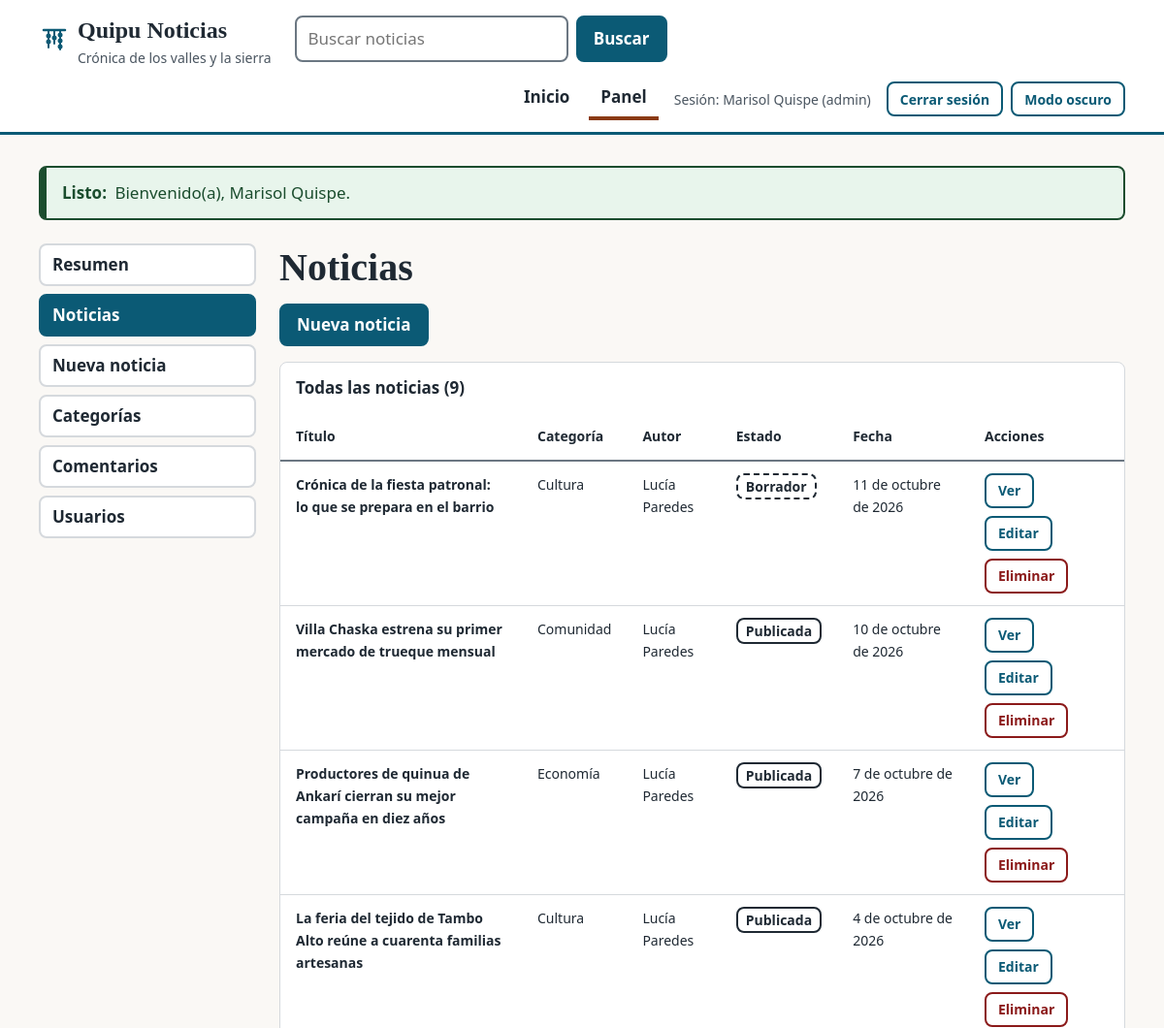
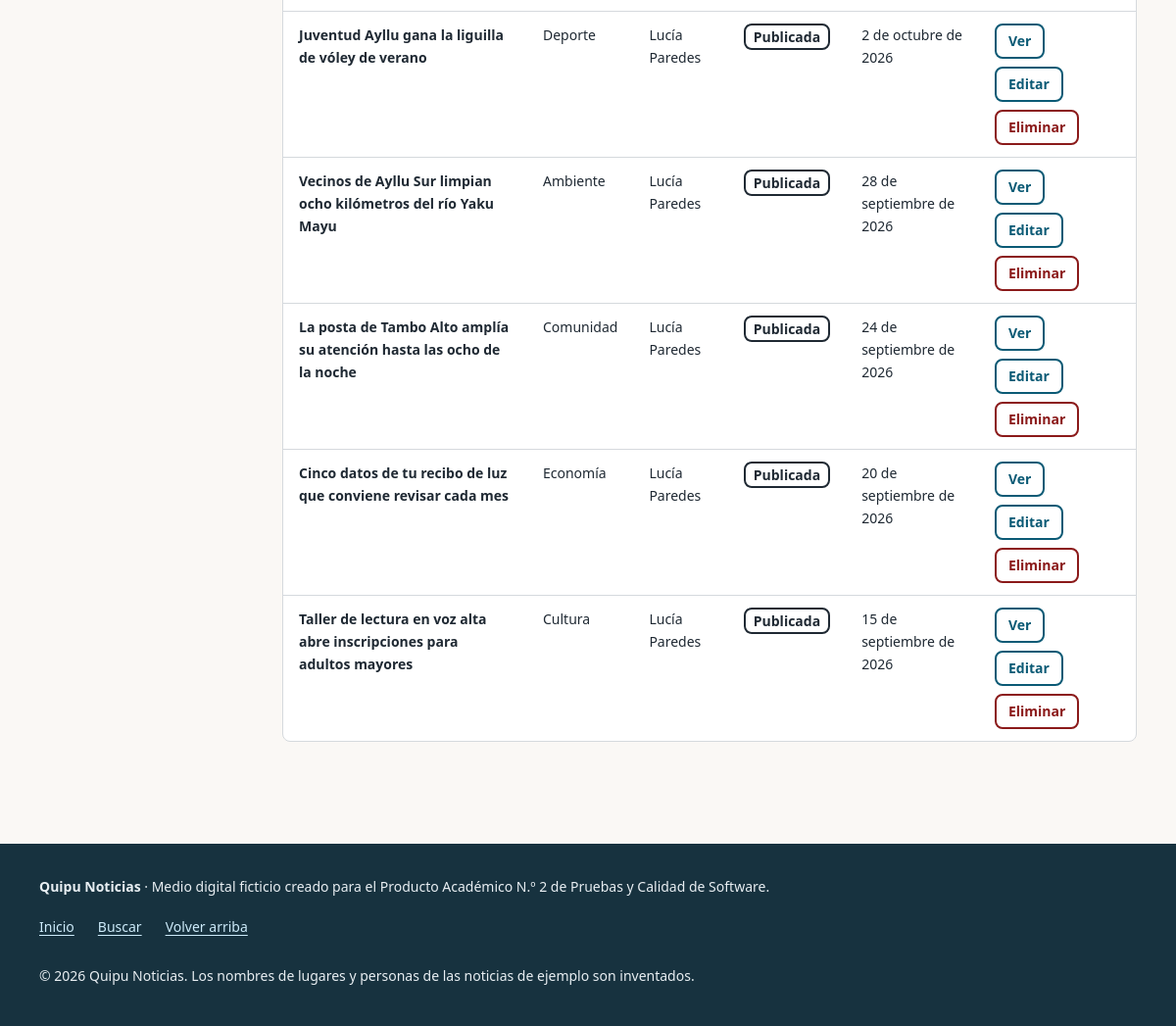
/admin/noticias.php (signed in), run on the app's committed database (2 pictures, top to bottom).
### tables this page shows
CREATE TABLE usuarios (
    id             INT UNSIGNED NOT NULL AUTO_INCREMENT,
    nombre         VARCHAR(60)  NOT NULL,
    email          VARCHAR(120) NOT NULL,
    password_hash  VARCHAR(255) NOT NULL,
    rol            ENUM('admin','autor','lector') NOT NULL DEFAULT 'lector',
    activo         TINYINT(1)   NOT NULL DEFAULT 1,
    creado_en      DATETIME     NOT NULL,
    ultimo_acceso  DATETIME     NULL,
    PRIMARY KEY (id),
    UNIQUE KEY uq_usuarios_email (email),
    KEY idx_usuarios_rol (rol, activo)
);

CREATE TABLE noticias (
    id               INT UNSIGNED NOT NULL AUTO_INCREMENT,
    autor_id         INT UNSIGNED NOT NULL,
    categoria_id     INT UNSIGNED NOT NULL,
    titulo           VARCHAR(150) NOT NULL,
    slug             VARCHAR(190) NOT NULL,
    resumen          VARCHAR(300) NOT NULL,
    contenido        MEDIUMTEXT   NOT NULL,
    imagen           VARCHAR(80)  NULL,
    imagen_alt       VARCHAR(160) NULL,
    imagen_ancho     SMALLINT UNSIGNED NULL,
    imagen_alto      SMALLINT UNSIGNED NULL,
    estado           ENUM('borrador','publicada') NOT NULL DEFAULT 'borrador',
    minutos_lectura  TINYINT UNSIGNED NOT NULL DEFAULT 1,
    vistas           INT UNSIGNED NOT NULL DEFAULT 0,
    publicado_en     DATETIME NULL,
    creado_en        DATETIME NOT NULL,
    actualizado_en   DATETIME NOT NULL,
    PRIMARY KEY (id),
    UNIQUE KEY uq_noticias_slug (slug),
    KEY idx_noticias_estado_fecha (estado, publicado_en),
    KEY idx_noticias_cat_estado_fecha (categoria_id, estado, publicado_en),
    KEY idx_noticias_estado_vistas (estado, vistas),
    KEY idx_noticias_autor_creado (autor_id, creado_en),
    CONSTRAINT fk_noticias_autor FOREIGN KEY (autor_id) REFERENCES usuarios (id) ON DELETE RESTRICT ON UPDATE CASCADE,
    CONSTRAINT fk_noticias_categoria FOREIGN KEY (categoria_id) REFERENCES categorias (id) ON DELETE RESTRICT ON UPDATE CASCADE
);

CREATE TABLE categorias (
    id           INT UNSIGNED NOT NULL AUTO_INCREMENT,
    nombre       VARCHAR(50)  NOT NULL,
    slug         VARCHAR(60)  NOT NULL,
    descripcion  VARCHAR(200) NOT NULL DEFAULT '',
    PRIMARY KEY (id),
    UNIQUE KEY uq_categorias_nombre (nombre),
    UNIQUE KEY uq_categorias_slug (slug)
);

### src/helpers.php (called while the page is built, shortened)
<?php
function e(?string $texto): string
{
    return htmlspecialchars((string) $texto, ENT_QUOTES | ENT_SUBSTITUTE, 'UTF-8');
}
function url(string $ruta = ''): string
{
    $base = rtrim((string) Config::get('APP_BASE', ''), '/');
    return $base . '/' . ltrim($ruta, '/');
}
function asset(string $ruta): string
{
    $archivo = QUIPU_ROOT . '/public/assets/' . ltrim($ruta, '/');
    $version = is_file($archivo) ? (string) filemtime($archivo) : '1';
    return url('assets/' . ltrim($ruta, '/')) . '?v=' . $version;
}
function usuario_actual(): ?array
{
    try {
        return \Quipu\Core\Auth::usuario();
    } catch (\Throwable) {
        return null;
    }
}
function mensajes_flash(): array
{
    $mensajes = $_SESSION['_flash'] ?? [];
    return $mensajes;
}
function entero_param(string $campo, string $origen = 'GET'): int
{
    $fuente = $origen === 'POST' ? $_POST : $_GET;
    $v = $fuente[$campo] ?? '';
    return (is_string($v) && ctype_digit($v) && strlen($v) <= 10) ? (int) $v : 0;
}

### src/Core/Config.php (called while the page is built, shortened)
<?php
final class Config
{
    private static array $valores = [];
    public static function cargar(string $raiz): void
    {
        self::$valores = [];
    }
    public static function get(string $clave, ?string $porDefecto = null): ?string
    {
        $entorno = getenv($clave);
        return self::$valores[$clave] ?? $porDefecto;
    }
}

### src/Core/Auth.php (called while the page is built, shortened)
<?php
final class Auth
{
    private static array|null|false $actual = false;
    public static function usuario(): ?array
    {
        if (self::$actual !== false) {
            return self::$actual;
        }
        $id = $_SESSION['uid'] ?? null;
        $usuario = (new UsuarioRepository(Database::conexion()))->porId($id);
        unset($usuario['password_hash']);
        return self::$actual = $usuario;
    }
    public static function requerirLogin(): array
    {
        $usuario = self::usuario();
        return $usuario;
    }
    public static function requerirRol(array $roles): array
    {
        $usuario = self::requerirLogin();
        return $usuario;
    }
}

### src/Repository/UsuarioRepository.php (called while the page is built, shortened)
<?php
final class UsuarioRepository
{
    public function porId(int $id): ?array
    {
        $st = $this->pdo->prepare('SELECT * FROM usuarios WHERE id = :id');
        $st->execute([':id' => $id]);
        $fila = $st->fetch();
        return $fila === false ? null : $fila;
    }
}

### src/Core/Database.php (called while the page is built, shortened)
<?php
final class Database
{
    private static ?PDO $pdo = null;
    public static function conexion(): PDO
    {
        if (self::$pdo === null) {
            self::$pdo = self::crear();
        }
        return self::$pdo;
    }
    private static function crear(): PDO
    {
        $driver = Config::get('DB_DRIVER', 'mysql');
        try {
            if ($driver === 'sqlite') {
                $ruta = (string) Config::get('DB_SQLITE_PATH', 'database/quipu_dev.sqlite');
                if ($ruta !== ':memory:' && !str_starts_with($ruta, '/')) {
                    $ruta = QUIPU_ROOT . '/' . $ruta;
                }
                $pdo = new PDO('sqlite:' . $ruta);
                $pdo->exec('PRAGMA foreign_keys = ON');
            } elseif ($driver === 'mysql') {
                $dsn = sprintf(
                    'mysql:host=%s;port=%d;dbname=%s;charset=utf8mb4',
                    Config::get('DB_HOST', '127.0.0.1'),
                    Config::entero('DB_PORT', 3306),
                    Config::get('DB_NAME', 'quipu_noticias')
                );
                $pdo = new PDO($dsn, (string) Config::get('DB_USER', 'root'), (string) Config::get('DB_PASS', ''));
            } else {
                throw new RuntimeException('DB_DRIVER no soportado: ' . $driver);
            }
        } catch (PDOException $e) {
            error_log('[Quipu] Error de conexión a la base de datos: ' . $e->getMessage());
            throw new RuntimeException('No se pudo conectar con la base de datos.');
        }
        $pdo->setAttribute(PDO::ATTR_ERRMODE, PDO::ERRMODE_EXCEPTION);
        $pdo->setAttribute(PDO::ATTR_DEFAULT_FETCH_MODE, PDO::FETCH_ASSOC);
        $pdo->setAttribute(PDO::ATTR_EMULATE_PREPARES, false);
        return $pdo;
    }
}

### src/Core/Permisos.php (called while the page is built, shortened)
<?php
final class Permisos
{
    public static function esAdmin(?array $usuario): bool
    {
        return $usuario !== null && ($usuario['rol'] ?? null) === 'admin';
    }
    public static function puedeEntrarAlPanel(?array $usuario): bool
    {
        return $usuario !== null && in_array($usuario['rol'] ?? null, ['admin', 'autor'], true);
    }
    public static function puedeEditarNoticia(?array $usuario, array $noticia): bool
    {
        if (self::esAdmin($usuario)) {
            return true;
        }
        return (int) ($noticia['autor_id'] ?? 0) === (int) ($usuario['id'] ?? -1);
    }
}

### src/autoload.php (called while the page is built, shortened)
<?php
spl_autoload_register(static function (string $clase): void {
    $prefijo = 'Quipu\\';
    $relativa = substr($clase, strlen($prefijo));
    $archivo = QUIPU_ROOT . '/src/' . str_replace('\\', '/', $relativa) . '.php';
});
require_once __DIR__ . '/helpers.php';

### src/Repository/NoticiaRepository.php (called while the page is built, shortened)
<?php
final class NoticiaRepository
{
    public function listarAdmin(?int $autorId, int $limite, int $offset): array
    {
        $sql = 'SELECT ' . self::COLUMNAS_LISTADO . ' ' . self::UNIONES;
        $params = [];
        $sql .= ' ORDER BY n.creado_en DESC, n.id DESC LIMIT :limite OFFSET :offset';
        return $this->ejecutar($sql, $params, $limite, $offset)->fetchAll();
    }
    public function contarAdmin(?int $autorId): int
    {
        $sql = 'SELECT COUNT(*) FROM noticias n';
        $params = [];
        return (int) $this->ejecutar($sql, $params)->fetchColumn();
    }
    private function ejecutar(string $sql, array $params, ?int $limite = null, ?int $offset = null): PDOStatement
    {
        $st = $this->pdo->prepare($sql);
        if ($limite !== null) {
            $st->bindValue(':limite', max(1, $limite), PDO::PARAM_INT);
        }
        if ($offset !== null) {
            $st->bindValue(':offset', max(0, $offset), PDO::PARAM_INT);
        }
        $st->execute();
        return $st;
    }
}

### src/Support/Paginador.php (called while the page is built, shortened)
<?php
final class Paginador
{
    public function __construct(int $total, int $porPagina, int $paginaSolicitada)
    {
        $this->total = max(0, $total);
        $this->porPagina = max(1, $porPagina);
        $this->totalPaginas = max(1, (int) ceil($this->total / $this->porPagina));
        $this->pagina = min(max(1, $paginaSolicitada), $this->totalPaginas);
        $this->offset = ($this->pagina - 1) * $this->porPagina;
    }
}

### src/Support/Formateador.php (called while the page is built, shortened)
<?php
final class Formateador
{
    public static function fecha(?string $fechaHora): string
    {
        try {
            $f = new DateTimeImmutable($fechaHora);
        } catch (\Exception) {
            return '';
        }
        return sprintf('%d de %s de %d', (int) $f->format('j'), self::MESES[(int) $f->format('n')], (int) $f->format('Y'));
    }
}

### public/admin/noticias.php (the view, shortened to what this page needs)
<?php
$usuario = Auth::requerirRol(['admin', 'autor']);
$noticias = new NoticiaRepository(Database::conexion());
$esAdmin = Permisos::esAdmin($usuario);
$filtroAutor = $esAdmin ? null : (int) $usuario['id'];
$total = $noticias->contarAdmin($filtroAutor);
$pag = new Paginador($total, 10, entero_param('pagina'));
$lista = $noticias->listarAdmin($filtroAutor, $pag->porPagina, $pag->offset);
$seccion = 'panel';
require QUIPU_ROOT . '/templates/cabecera.php';
?>
<div class="panel">
    <?php require QUIPU_ROOT . '/templates/admin_nav.php'; ?>
    <div class="panel__contenido">
        <h1>Noticias</h1>
        <p class="acciones"><a class="boton" href="<?= e(url('admin/noticia_form.php')) ?>">Nueva noticia</a></p>
        <div class="tabla-contenedor" role="region" aria-labelledby="cap-noticias" tabindex="0">
            <table class="tabla">
                <caption id="cap-noticias"><?= $esAdmin ? 'Todas las noticias' : 'Tus noticias' ?> (<?= $total ?>)</caption>
                <thead>
                    <tr>
                        <th scope="col">Título</th>
                        <th scope="col">Categoría</th>
                        <?php if ($esAdmin): ?><th scope="col">Autor</th><?php endif; ?>
                        <th scope="col">Estado</th>
                        <th scope="col">Fecha</th>
                        <th scope="col">Acciones</th>
                    </tr>
                </thead>
                <tbody>
                <?php foreach ($lista as $n):
                    $puede = Permisos::puedeEditarNoticia($usuario, $n);
                    ?>
                    <tr>
                        <th scope="row"><?= e($n['titulo']) ?></th>
                        <td><?= e($n['categoria_nombre']) ?></td>
                        <?php if ($esAdmin): ?><td><?= e($n['autor_nombre']) ?></td><?php endif; ?>
                        <td><span class="estado estado--<?= e($n['estado']) ?>"><?= $n['estado'] === 'publicada' ? 'Publicada' : 'Borrador' ?></span></td>
                        <td><?= e(Formateador::fecha($n['publicado_en'] ?? $n['creado_en'])) ?></td>
                        <td>
                            <div class="acciones">
                                <a class="boton boton--secundario boton--chico" href="<?= e(url('noticia.php?slug=' . rawurlencode((string) $n['slug']))) ?>"
                                   aria-label="Ver la noticia: <?= e($n['titulo']) ?>">Ver</a>
                                <?php if ($puede): ?>
                                    <a class="boton boton--secundario boton--chico" href="<?= e(url('admin/noticia_form.php?id=' . (int) $n['id'])) ?>"
                                       aria-label="Editar la noticia: <?= e($n['titulo']) ?>">Editar</a>
                                    <form method="post" action="<?= e(url('admin/noticias.php')) ?>"
                                          data-confirmar="¿Eliminar definitivamente esta noticia y sus comentarios?">
                                        <button class="boton boton--peligro boton--chico" type="submit"
                                                aria-label="Eliminar la noticia: <?= e($n['titulo']) ?>">Eliminar</button>
                                    </form>
                                <?php endif; ?>
                            </div>
                        </td>
                    </tr>
                <?php endforeach; ?>
                </tbody>
            </table>
        </div>
    </div>
</div>
<?php require QUIPU_ROOT . '/templates/pie.php'; ?>

### templates/cabecera.php (shortened to what this page needs)
<?php
$usuarioNav = usuario_actual();
$seccion = $seccion ?? '';
$actual = static fn (string $nombre): string => $seccion === $nombre ? ' aria-current="page"' : '';
?>
<!DOCTYPE html>
<html lang="es">
<head>
    <link rel="stylesheet" href="<?= e(asset('css/estilo.css')) ?>">
</head>
<body>
<header class="cabecera">
    <div class="contenedor cabecera__interior">
        <a class="marca" href="<?= e(url('index.php')) ?>">
            <span>Quipu Noticias<span class="marca__sub">Crónica de los valles y la sierra</span></span>
        </a>
        <form class="buscador" role="search" action="<?= e(url('buscar.php')) ?>" method="get">
            <input class="entrada" type="search" id="q-cabecera" name="q" maxlength="60" placeholder="Buscar noticias" autocomplete="off">
            <button class="boton" type="submit">Buscar</button>
        </form>
        <nav class="nav" aria-label="Principal">
            <ul class="nav__lista">
                <li><a class="nav__enlace" href="<?= e(url('index.php')) ?>"<?= $actual('inicio') ?>>Inicio</a></li>
                <?php if ($usuarioNav === null): ?>
                    <li><a class="nav__enlace" href="<?= e(url('login.php')) ?>"<?= $actual('login') ?>>Ingresar</a></li>
                    <li><a class="nav__enlace" href="<?= e(url('registro.php')) ?>"<?= $actual('registro') ?>>Crear cuenta</a></li>
                <?php else: ?>
                    <?php if (Permisos::puedeEntrarAlPanel($usuarioNav)): ?>
                        <li><a class="nav__enlace" href="<?= e(url('admin/index.php')) ?>"<?= $actual('panel') ?>>Panel</a></li>
                    <?php endif; ?>
                    <li class="nav__usuario">Sesión: <?= e($usuarioNav['nombre']) ?> (<?= e($usuarioNav['rol']) ?>)</li>
                    <li>
                        <form action="<?= e(url('logout.php')) ?>" method="post">
                            <button class="boton boton--secundario boton--chico" type="submit">Cerrar sesión</button>
                        </form>
                    </li>
                <?php endif; ?>
                <li>
                    <button class="boton boton--secundario boton--chico interruptor" type="button" data-tema-interruptor aria-pressed="false" hidden>Modo oscuro</button>
                </li>
            </ul>
        </nav>
    </div>
</header>
<main id="contenido" class="contenedor principal" tabindex="-1">
<?php foreach (mensajes_flash() as $mensaje):
    $rol = $mensaje['tipo'] === 'error' ? 'alert' : 'status';
    $prefijo = match ($mensaje['tipo']) {
        'error' => 'Error:',
        'exito' => 'Listo:',
        default => 'Aviso:',
    };
    ?>
    <p class="aviso aviso--<?= e($mensaje['tipo']) ?>" role="<?= $rol ?>"><strong><?= e($prefijo) ?></strong> <?= e($mensaje['texto']) ?></p>
<?php endforeach; ?>

### data on the page
usuarios: nombre "Marisol Quispe", rol "admin"
noticias: titulo "Crónica de la fiesta patronal: lo que se prepara en el barrio", categoria.nombre "Cultura", autor.nombre "Lucía Paredes", estado "Borrador", Formateador::fecha($n['publicado_en'] ?? $n['creado_en']) "11 de octubre de 2026"
noticias: titulo "Villa Chaska estrena su primer mercado de trueque mensual", categoria.nombre "Comunidad", autor.nombre "Lucía Paredes", estado "Publicada", publicado_en "10 de octubre de 2026"
noticias: titulo "Productores de quinua de Ankarí cierran su mejor campaña en diez años", categoria.nombre "Economía", autor.nombre "Lucía Paredes", estado "Publicada", publicado_en "7 de octubre de 2026"
noticias: titulo "La feria del tejido de Tambo Alto reúne a cuarenta familias artesanas", categoria.nombre "Cultura", autor.nombre "Lucía Paredes", estado "Publicada", publicado_en "4 de octubre de 2026"
noticias: titulo "Juventud Ayllu gana la liguilla de vóley de verano", categoria.nombre "Deporte", autor.nombre "Lucía Paredes", estado "Publicada", publicado_en "2 de octubre de 2026"
noticias: titulo "Vecinos de Ayllu Sur limpian ocho kilómetros del río Yaku Mayu", categoria.nombre "Ambiente", autor.nombre "Lucía Paredes", estado "Publicada", publicado_en "28 de septiembre de 2026"
noticias: titulo "La posta de Tambo Alto amplía su atención hasta las ocho de la noche", categoria.nombre "Comunidad", autor.nombre "Lucía Paredes", estado "Publicada", publicado_en "24 de septiembre de 2026"
noticias: titulo "Cinco datos de tu recibo de luz que conviene revisar cada mes", categoria.nombre "Economía", autor.nombre "Lucía Paredes", estado "Publicada", publicado_en "20 de septiembre de 2026"
noticias: titulo "Taller de lectura en voz alta abre inscripciones para adultos mayores", categoria.nombre "Cultura", autor.nombre "Lucía Paredes", estado "Publicada", publicado_en "15 de septiembre de 2026"

### other printed values
$prefijo "Listo:"
$mensaje['texto'] "Bienvenido(a), Marisol Quispe."
$total "9"
